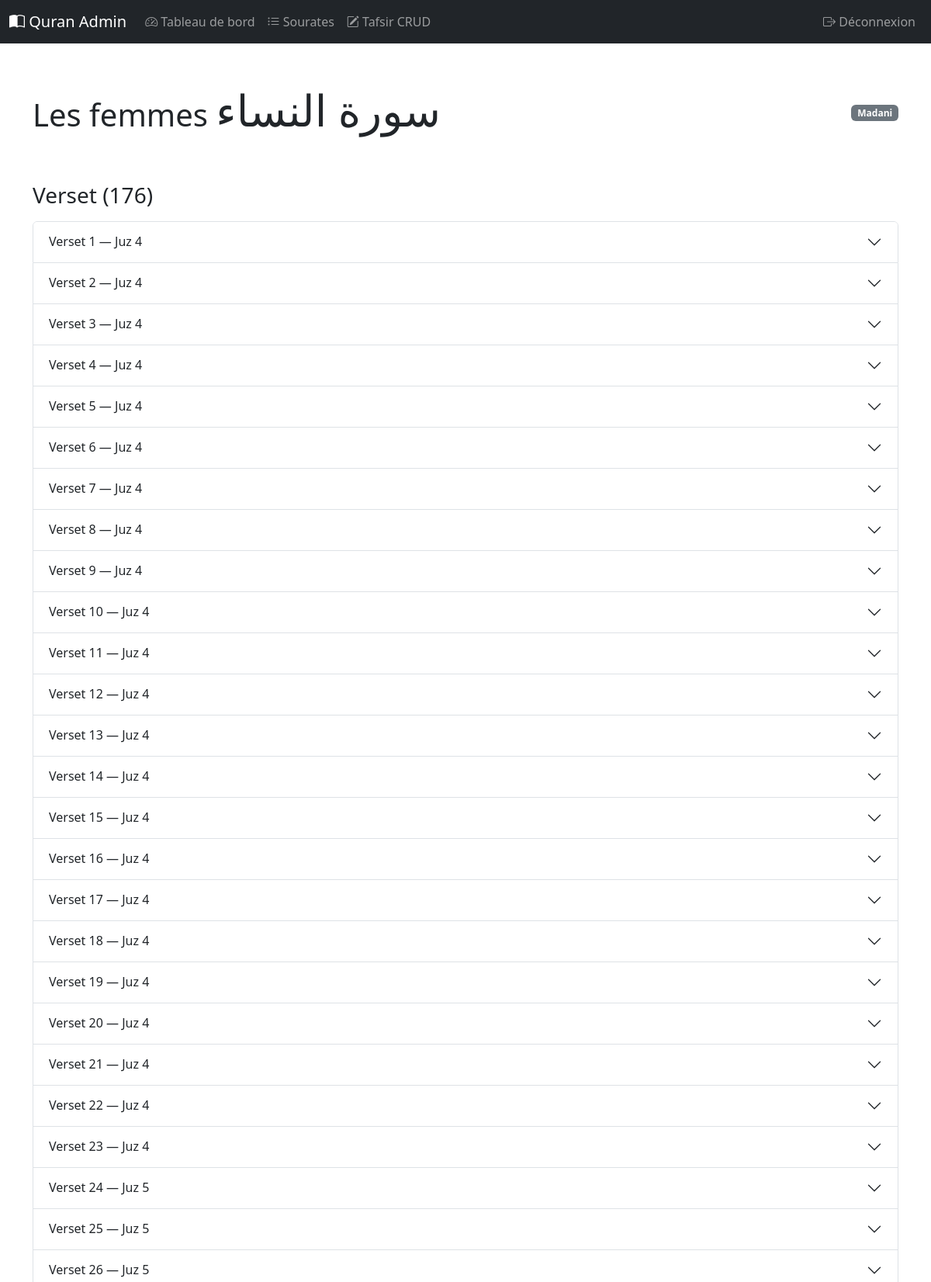
/surahs/4 (signed in, upper part), run on the app's committed database.
### tables this page shows
CREATE TABLE surahs(sura_id INTEGER PRIMARY KEY, name_ar TEXT, name_french TEXT, type TEXT, ayat_count INTEGER);

CREATE TABLE verses(ayat_id INTEGER PRIMARY KEY, sura_id INTEGER, ayat_no INTEGER, juz_no INTEGER, ayat_ar TEXT, ayat_fr TEXT, ayat_sajda INTEGER, audio_url TEXT, audio_translation_french TEXT, audio_tafsir TEXT);

### admin/app.py (the view)
    def wrapper(*args, **kwargs):
        if not session.get('logged_in'):
            return redirect(url_for('login'))
        return f(*args, **kwargs)

### admin/app.py (called while the page is built)
def get_db():
    if 'db' not in g:
        conn = sqlite3.connect(DB_PATH)
        conn.row_factory = sqlite3.Row
        g.db = conn
    return g.db

def login_required(f):
    def wrapper(*args, **kwargs):
        if not session.get('logged_in'):
            return redirect(url_for('login'))
        return f(*args, **kwargs)
    wrapper.__name__ = f.__name__
    return wrapper

@app.route('/surahs/<int:sura_id>')
@login_required
def surah_detail(sura_id):
    db = get_db()
    surah = db.execute('SELECT * FROM surahs WHERE sura_id = ?', (sura_id,)).fetchone()
    if not surah:
        flash('Surah not found', 'error')
        return redirect(url_for('surah_list'))
    verses = db.execute('SELECT * FROM verses WHERE sura_id = ? ORDER BY ayat_no', (sura_id,)).fetchall()
    tafsir_entries = db.execute('''
        SELECT t.id, t.section_id, s.title_fr, t.content
        FROM tafsir_content t
        JOIN tafsir_sections s ON s.id = t.section_id
        WHERE t.sura_id = ?
        ORDER BY s.sort_order
    ''', (sura_id,)).fetchall()
    return render_template('surah_detail.html', surah=surah, verses=verses, tafsir_entries=tafsir_entries)

### admin/templates/surah_detail.html (shortened to what this page needs)
{% extends "base.html" %}
{% block content %}
<div class="d-flex justify-content-between align-items-center">
    <h1>{{ surah.name_french }} <small class="arabic-text" dir="rtl">{{ surah.name_ar }}</small></h1>
    <span class="badge bg-secondary">{{ surah.type }}</span>
</div>
<h3 class="mt-4">Verset ({{ verses|length }})</h3>
<div class="accordion mt-3" id="versesAccordion">
    {% for verse in verses %}
    <div class="accordion-item">
        <h2 class="accordion-header" id="heading{{ verse.ayat_id }}">
            <button class="accordion-button collapsed" type="button" data-bs-toggle="collapse" data-bs-target="#collapse{{ verse.ayat_id }}" aria-expanded="false" aria-controls="collapse{{ verse.ayat_id }}">
                Verset {{ verse.ayat_no }} &mdash; Juz {{ verse.juz_no }}
            </button>
        </h2>
    </div>
    {% endfor %}
</div>
{% endblock %}

### admin/templates/base.html (style rules this page uses)
.arabic-text { font-size: 1.4em; direction: rtl; unicode-bidi: isolate; line-height: 2.2; }

### data on the page
surahs: name_french "Les femmes", name_ar "سورة النساء", type "Madani"
verses: ayat_no "1", juz_no "4"
verses: ayat_no "2", juz_no "4"
verses: ayat_no "3", juz_no "4"
verses: ayat_no "4", juz_no "4"
verses: ayat_no "5", juz_no "4"
verses: ayat_no "6", juz_no "4"
verses: ayat_no "7", juz_no "4"
verses: ayat_no "8", juz_no "4"
verses: ayat_no "9", juz_no "4"
verses: ayat_no "10", juz_no "4"
verses: ayat_no "11", juz_no "4"
verses: ayat_no "12", juz_no "4"
verses: ayat_no "13", juz_no "4"
verses: ayat_no "14", juz_no "4"
verses: ayat_no "15", juz_no "4"
verses: ayat_no "16", juz_no "4"
verses: ayat_no "17", juz_no "4"
verses: ayat_no "18", juz_no "4"
verses: ayat_no "19", juz_no "4"
verses: ayat_no "20", juz_no "4"
verses: ayat_no "21", juz_no "4"
verses: ayat_no "22", juz_no "4"
verses: ayat_no "23", juz_no "4"
verses: ayat_no "24", juz_no "5"
verses: ayat_no "25", juz_no "5"
verses: ayat_no "26", juz_no "5"

### other printed values
{{ verses|length }} "176"
